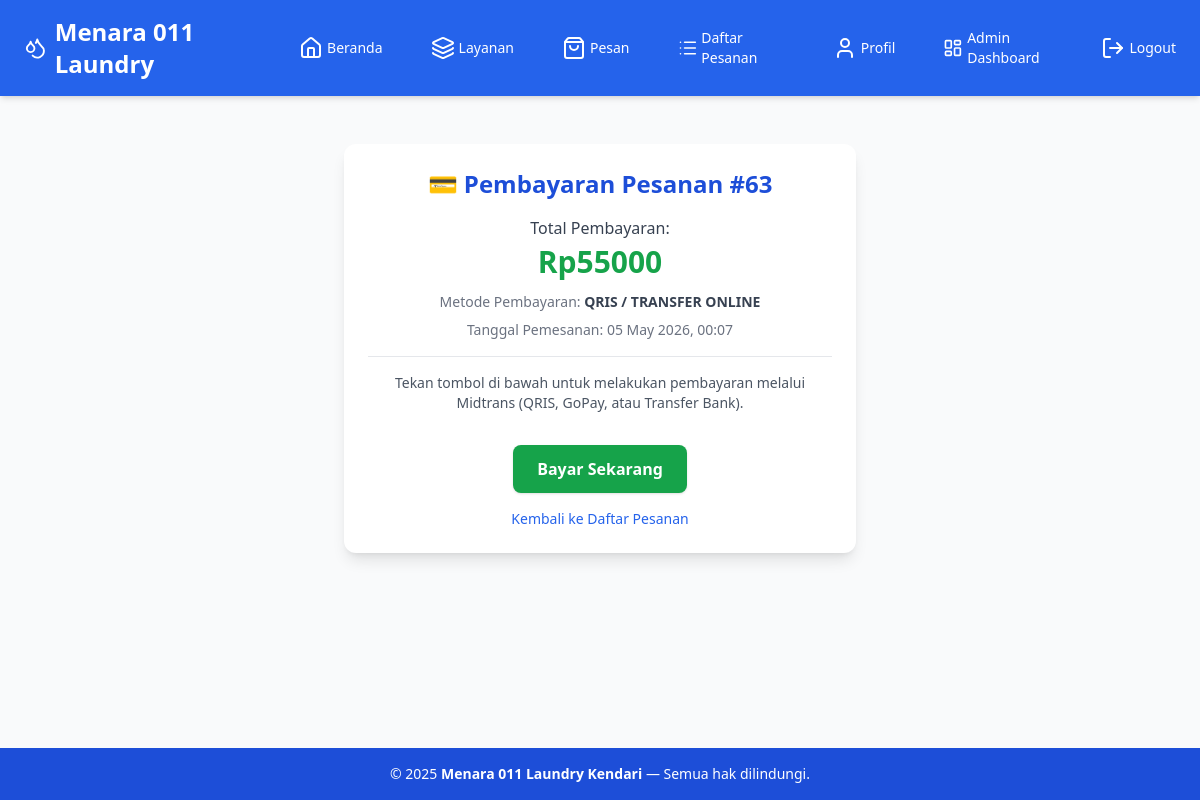
The app's page /order/payment/63/ (signed in), older data.
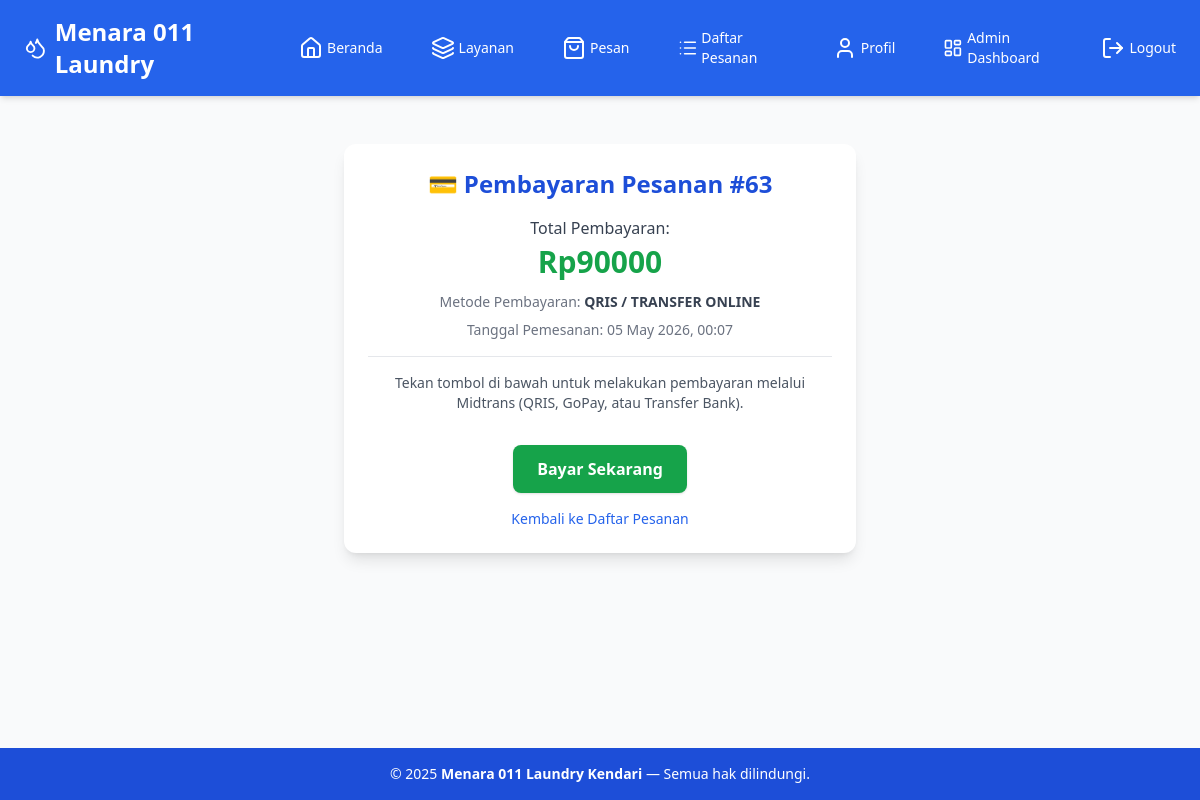
The same page, newer data.
### orders/models.py (models this page shows, shortened)
class Order(models.Model):
    ORDER_STATUS_CHOICES = [
        ('pending', 'Pending'),
        ('picked_up', 'Diambil'),
        ('processing', 'Diproses'),
        ('ready', 'Siap Diantar'),
        ('delivered', 'Selesai'),
        ('cancelled', 'Dibatalkan'),
    ]
    PAYMENT_STATUS_CHOICES = [
        ('unpaid', 'Belum Dibayar'),
        ('paid', 'Dibayar'),
    ]
    PAYMENT_CHOICES = [
        ('cod', 'Bayar di Tempat (COD/Tunai)'),
        ('qris', 'QRIS / Transfer Online'),
    ]
    PICKUP_METHOD_CHOICES = [
        ('pickup', 'Dijemput Kurir'),
        ('dropoff', 'Antar Sendiri'),
    ]
    DELIVERY_METHOD_CHOICES = [
        ('delivery', 'Diantar Kurir'),
        ('pickup', 'Ambil Sendiri'),
    ]
    customer = models.ForeignKey(
        settings.AUTH_USER_MODEL,
        on_delete=models.CASCADE,
        related_name='orders'
    )
    service = models.ForeignKey(Service, on_delete=models.PROTECT, null=True, blank=True)
    notified_customer = models.BooleanField(default=False)
    weight = models.DecimalField(max_digits=6, decimal_places=2, null=True, blank=True)
    price_total = models.DecimalField(max_digits=12, decimal_places=2)
    discount_percent = models.DecimalField(max_digits=5, decimal_places=2, null=True, blank=True)
    discount_amount = models.DecimalField(max_digits=12, decimal_places=2, default=0, help_text="Nominal diskon yang didapat")
    pickup_address = models.TextField()
    latitude = models.FloatField()
    longitude = models.FloatField()
    scheduled_pickup = models.DateTimeField()
    estimated_completion = models.DateTimeField(
        null=True,
        blank=True,
        verbose_name="Estimasi Selesai"
    )
    pickup_method = models.CharField(
        max_length=20,
        choices=PICKUP_METHOD_CHOICES,
        default='pickup',
        help_text="Apakah laundry dijemput kurir atau diantar sendiri?"
    )
    delivery_method = models.CharField(
        max_length=20,
        choices=DELIVERY_METHOD_CHOICES,
        default='delivery',
        help_text="Apakah hasil laundry diantar kurir atau diambil sendiri?"
    )
    shipping_cost = models.DecimalField(
        max_digits=12,
        decimal_places=2,
        default=0,
        help_text="Total biaya pengiriman (bisa 1x atau 2x ongkir)"
    )
    order_status = models.CharField(max_length=20, choices=ORDER_STATUS_CHOICES, default='pending')
    payment_status = models.CharField(max_length=20, choices=PAYMENT_STATUS_CHOICES, default='unpaid')
    payment_method = models.CharField(max_length=10, choices=PAYMENT_CHOICES, default='cod')
    snap_token = models.CharField(max_length=255, blank=True, null=True)
    transaction_id = models.CharField(max_length=100, blank=True, null=True)
    created_at = models.DateTimeField(auto_now_add=True)
    updated_at = models.DateTimeField(auto_now=True)
    assigned_courier = models.ForeignKey(
        settings.AUTH_USER_MODEL,
        on_delete=models.SET_NULL,
        null=True,
        blank=True,
        related_name='assigned_orders'
    )
    cart_data = models.JSONField(null=True, blank=True, default=dict)

### orders/views.py (the view)
# urls.py: path("payment/<int:order_id>/", views.payment, name="payment"),
@login_required
def payment(request, order_id):
    if request.user.is_staff:
        order = get_object_or_404(Order, id=order_id)
    else:
        order = get_object_or_404(Order, id=order_id, customer=request.user)
    if order.order_status != 'picked_up':
        messages.success(request, "Pesanan berhasil di buat. Tunggu status di ambil untuk melakukan pembayaran.")
        return redirect('orders:order_list')
    if not order.snap_token:
        messages.error(request, "Token pembayaran tidak ditemukan.")
        return redirect('orders:order_list')
    context = {
        'order': order,
        'snap_token': order.snap_token,
        'client_key': settings.MIDTRANS.get('CLIENT_KEY', ''),
    }
    return render(request, 'orders/payment.html', context)

### orders/templates/orders/payment.html (shortened to what this page needs)
{% extends 'base.html' %}
{% load static %}
{% block content %}
<div class="max-w-lg mx-auto bg-white p-6 rounded-xl shadow-lg mt-12 text-center">
  <h2 class="text-2xl font-bold mb-3 text-blue-700">💳 Pembayaran Pesanan #{{ order.id }}</h2>
  <div class="my-4">
    <p class="text-gray-700">Total Pembayaran:</p>
    <h3 class="text-3xl font-bold text-green-600 mt-1 mb-3">
      Rp{{ order.price_total|floatformat:0 }}
    </h3>
    <p class="text-sm text-gray-500 mb-2">
      Metode Pembayaran:
      <span class="font-semibold text-gray-700 uppercase">{{ order.get_payment_method_display }}</span>
    </p>
    <p class="text-sm text-gray-500">
      Tanggal Pemesanan: {{ order.created_at|date:"d M Y, H:i" }}
    </p>
  </div>
  <hr class="my-4">
  <p class="text-gray-600 text-sm mb-5">
    Tekan tombol di bawah untuk melakukan pembayaran melalui Midtrans (QRIS, GoPay, atau Transfer Bank).
  </p>
  <button id="pay-button"
          class="mt-3 bg-green-600 text-white font-semibold px-6 py-3 rounded-lg shadow hover:bg-green-700 transition-all duration-200">
    Bayar Sekarang
  </button>
  <a href="{% url 'orders:order_list' %}"
     class="block mt-4 text-sm text-blue-600 hover:underline">
    Kembali ke Daftar Pesanan
  </a>
</div>
{% endblock %}

### templates/base.html (shortened to what this page needs)
<!DOCTYPE html>
<html lang="id">
<head>
  <script src="https://cdn.tailwindcss.com"></script>
  <link rel="stylesheet" href="https://unpkg.com/leaflet/dist/leaflet.css" />
</head>
<body class="bg-gray-50 text-gray-800 flex flex-col min-h-screen">
  <header class="bg-blue-600 text-white shadow-md sticky top-0 z-40">
    <div class="max-w-7xl mx-auto flex justify-between items-center px-6 py-4">
      <a href="/" class="text-2xl font-bold flex items-center space-x-2 hover:text-blue-200 transition">
        <i data-lucide="droplets"></i>
        <span>Menara 011 Laundry</span>
      </a>
      <nav id="nav-menu" class="hidden md:flex items-center space-x-6 text-sm font-medium">
        {% if user.is_authenticated and user.is_courier %}
          <a href="{% url 'courier:courier_dashboard' %}" class="flex items-center space-x-1 px-3 py-1.5 rounded-md transition duration-200 {% if request.path == '/courier/courier_dashboard/' %}bg-white text-blue-600 font-semibold shadow{% else %}hover:bg-white hover:text-blue-600{% endif %}">
            <i data-lucide="layout-dashboard"></i> <span>Dashboard Kurir</span>
          </a>
          <a href="{% url 'accounts:profile' %}" class="flex items-center space-x-1 px-3 py-1.5 rounded-md transition duration-200 {% if request.path == '/accounts/profile/' %}bg-white text-blue-600 font-semibold shadow{% else %}hover:bg-white hover:text-blue-600{% endif %}">
            <i data-lucide="user"></i> <span>Profil</span>
          </a>
          <form method="POST" action="{% url 'accounts:logout' %}" class="inline ml-3">
            {% csrf_token %}
            <button type="submit" class="flex items-center space-x-1 hover:text-blue-200 transition duration-200">
              <i data-lucide="log-out"></i> <span>Logout</span>
            </button>
          </form>
        {% elif user.is_authenticated %}
          <a href="/" class="flex items-center space-x-1 px-3 py-1.5 rounded-md transition duration-200 {% if request.path == '/' %}bg-white text-blue-600 font-semibold shadow{% else %}hover:bg-white hover:text-blue-600{% endif %}">
            <i data-lucide="home"></i> <span>Beranda</span>
          </a>
          <a href="{% url 'services:list' %}" class="flex items-center space-x-1 px-3 py-1.5 rounded-md transition duration-200 {% if '/services' in request.path %}bg-white text-blue-600 font-semibold shadow{% else %}hover:bg-white hover:text-blue-600{% endif %}">
            <i data-lucide="layers"></i> <span>Layanan</span>
          </a>
          <a href="{% url 'orders:order' %}" class="flex items-center space-x-1 px-3 py-1.5 rounded-md transition duration-200 {% if request.path == '/order/' %}bg-white text-blue-600 font-semibold shadow{% else %}hover:bg-white hover:text-blue-600{% endif %}">
            <i data-lucide="shopping-bag"></i> <span>Pesan</span>
          </a>
          <a href="{% url 'orders:order_list' %}" class="relative flex items-center space-x-1 px-3 py-1.5 rounded-md transition duration-200 {% if request.path == '/order/list/' %}bg-white text-blue-600 font-semibold shadow{% else %}hover:bg-white hover:text-blue-600{% endif %}">
            <i data-lucide="list"></i>
            <span>Daftar Pesanan</span>
          </a>
          <a href="{% url 'accounts:profile' %}" class="flex items-center space-x-1 px-3 py-1.5 rounded-md transition duration-200 {% if request.path == '/accounts/profile/' %}bg-white text-blue-600 font-semibold shadow{% else %}hover:bg-white hover:text-blue-600{% endif %}">
            <i data-lucide="user"></i> <span>Profil</span>
          </a>
          {% if user.is_staff or user.is_superuser %}
            <a href="{% url 'accounts:admin_dashboard' %}" class="flex items-center space-x-1 px-3 py-1.5 rounded-md transition duration-200 {% if request.path == '/accounts/admin/dashboard/' %}bg-white text-blue-600 font-semibold shadow{% else %}hover:bg-white hover:text-blue-600{% endif %}">
              <i data-lucide="layout-dashboard"></i> <span>Admin Dashboard</span>
            </a>
          {% endif %}
          <form method="POST" action="{% url 'accounts:logout' %}" class="inline ml-3">
            <button type="submit" class="flex items-center space-x-1 hover:text-blue-200 transition duration-200">
              <i data-lucide="log-out"></i> <span>Logout</span>
            </button>
          </form>
        {% endif %}
      </nav>
    </div>
  </header>
  <main class="flex-grow">
    {% block content %}{% endblock %}
  </main>
  <footer class="bg-blue-700 text-white py-4 mt-10">
    <div class="max-w-7xl mx-auto text-center text-sm">
      &copy; 2025 <strong>Menara 011 Laundry Kendari</strong> — Semua hak dilindungi.
    </div>
  </footer>
</body>
</html>

Row changes from the older to the newer data that the page shows:
changed Order "QRIS / TRANSFER ONLINE": price_total "55000" → "90000"
